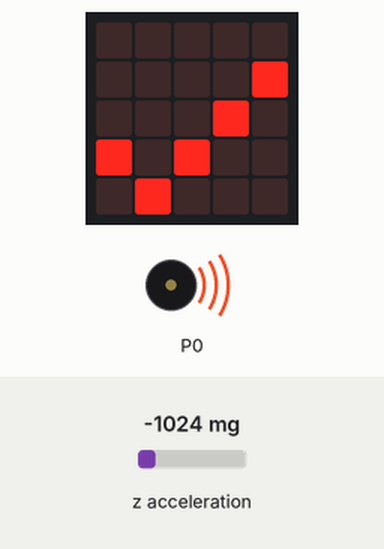
Recording of a program running on a simulated BBC micro:bit (MakeCode). Parts: the board's 5×5 LED display, buzzer (waves = sounding). The inputs (shaded band) are chosen by the test bench; at power-on: z acceleration -1024 mg. No radio messages arrive unless stated (any console line starting 'radio sent:' is added by the test bench); what the program prints to the serial console is not drawn.

Above: at 0.7 s.
At 1.6 s:
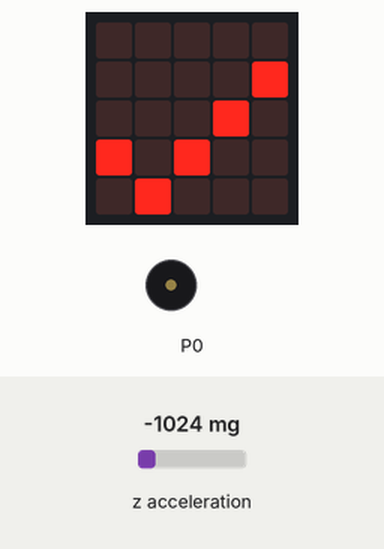
Timing chart, 0 to 3.1 s (numbered marks = the images above):
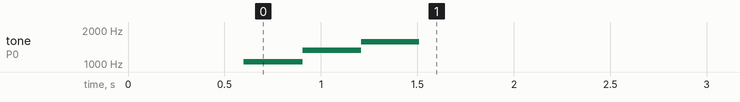

The program:

main.ts
```typescript
radio.setGroup(1)
basic.showIcon(IconNames.Yes)
music.playMelody("C6 E6 G6", 200)
basic.forever(function on_forever() {
    // global acc
    // acc = input.acceleration(Dimension.Z)
    // acc =  / 10
    // Math.sqrt(input.acceleration(Dimension.Z)*input.acceleration(Dimension.Z)+input.acceleration(Dimension.Z)*input.acceleration(Dimension.Z))
    radio.sendNumber(Math.round(Math.map(Math.sqrt(input.acceleration(Dimension.Z) * input.acceleration(Dimension.Z) + input.acceleration(Dimension.Z) * input.acceleration(Dimension.Z)), -1023, 1023, -980, 980)))
})
```

test.ts
```typescript
// 테스트는 여기로 이동합니다; 이 패키지가 확장으로 사용될 때 컴파일되지 않을 것 입니다.
```
